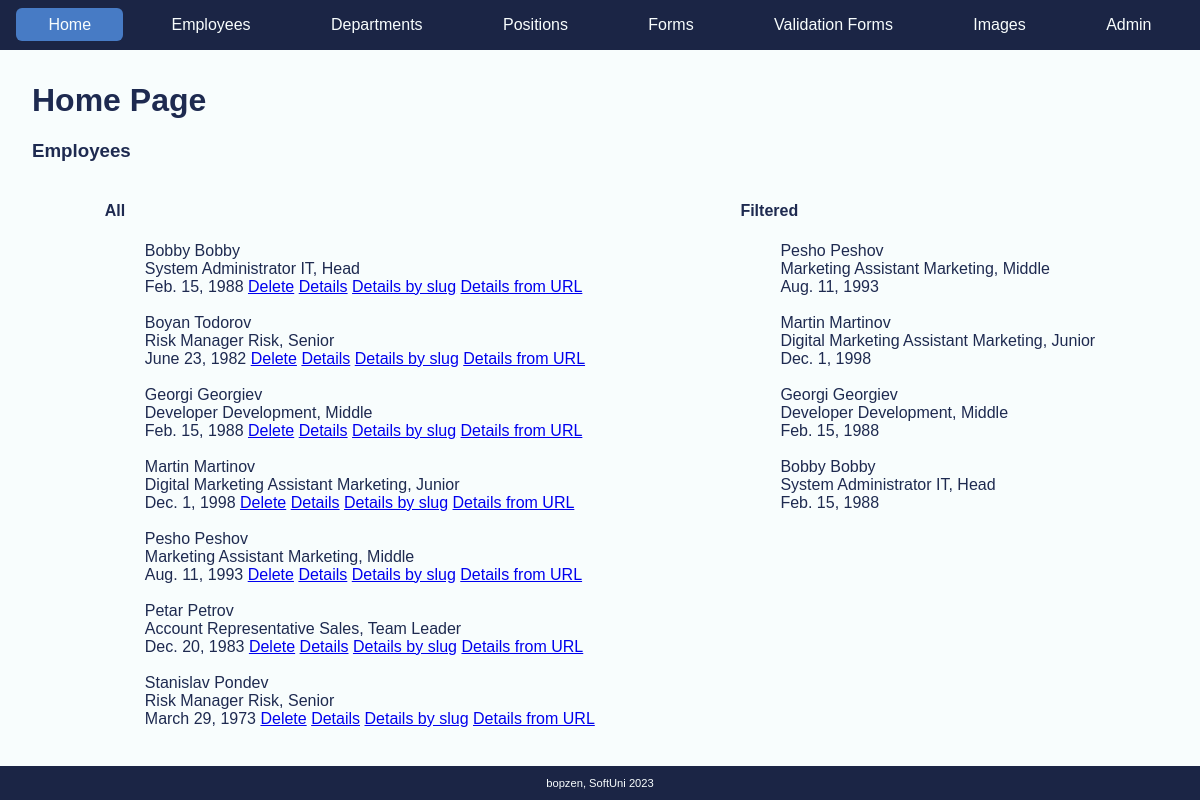
The page / on the database its author committed.
### models_demo/hr/models.py (models this page shows, shortened)
class CreateUpdateMixin(models.Model):
    class Meta:
        abstract = True
    created_on = models.DateTimeField(auto_now_add=True)
    updated_on = models.DateTimeField(auto_now=True)

class Employee(CreateUpdateMixin, models.Model):
    class Meta:
        ordering = ['first_name']
    first_name = models.CharField(max_length=30)
    last_name = models.CharField(max_length=40)
    email_address = models.EmailField(unique=True)
    birth_date = models.DateField()
    works_full_time = models.BooleanField()
    city = models.ForeignKey(to=Location, on_delete=models.RESTRICT)
    department = models.ForeignKey(to=Department, on_delete=models.RESTRICT, null=True, blank=True)
    position = models.ForeignKey(to=Position, on_delete=models.RESTRICT, null=True, blank=True)
    job_level = models.ForeignKey(to=JobLevel, on_delete=models.RESTRICT, null=True, blank=True)
    project = models.ManyToManyField(Project)
    slug = models.SlugField(unique=True)
    def get_absolute_url(self):
        return reverse('details-employee', kwargs={'pk': self.pk})

class Position(CreateUpdateMixin, models.Model):
    position_name = models.CharField(max_length=50)
    department = models.ForeignKey(to=Department, on_delete=models.RESTRICT)
    def __str__(self):
        return f'{self.position_name}'

class Department(CreateUpdateMixin, models.Model):
    department_name = models.CharField(max_length=50)
    def __str__(self):
        return f'{self.department_name}'

class JobLevel(CreateUpdateMixin, models.Model):
    level_name = models.CharField(max_length=20)
    def __str__(self):
        return f'{self.level_name}'

### models_demo/hr/views.py (the view)
# urls.py: path('', home, name='home'),
def home(request):
    employees = Employee.objects.all()
    employees2 = Employee.objects.filter(birth_date__year__gte=1985)\
        .order_by("-first_name")
    context = {
        'employees': employees,
        'employees2': employees2,
    }
    return render(request, 'index.html', context)

### models_demo/hr/templates/index.html (shortened to what this page needs)
{% extends 'base.html' %}
{% block content %}
<h1>Home Page</h1>
    <div>
        <h3>Employees</h3>
        <div class="info-wrapper">
            {% include 'all-employees.html' %}
            <div>
                <h4>Filtered</h4>
                <ul>
                    {% for employee in employees2 %}
                        <li>
                            {{ employee.first_name }} {{ employee.last_name }}
                            <br>
                            {{ employee.position }} {{ employee.department }}, {{ employee.job_level }}
                            <br>
                            {{ employee.birth_date }}
                        </li>
                        <br>
                    {% endfor %}
                </ul>
            </div>
        </div>
    </div>
{% endblock %}

### models_demo/hr/templates/base.html (shortened to what this page needs)
{% load static %}
<!DOCTYPE html>
<html lang="en">
<head>
    <link rel="stylesheet" href="{% static '/css/style.css' %}">
</head>
<body>
    {% include 'nav-bar.html' %}
    <main>
    {% block content %}
    {% endblock %}
    </main>
    {% include 'footer.html' %}
</body>
</html>

### models_demo/hr/templates/nav-bar.html
<header>
    <nav>
        <ul>
        {% url 'home' as url %}
            <li><a href="{{ url }}" class="{% if request.path == url %}active{% endif %}">Home</a></li>
        {% url 'show-employees' as url %}
            <li><a href="{{ url }}" class="{% if request.path == url %}active{% endif %}">Employees</a></li>
        {% url 'show-departments' as url %}
            <li><a href="{{ url }}" class="{% if request.path == url %}active{% endif %}">Departments</a></li>
        {% url 'show-positions' as url %}
            <li><a href="{{ url }}" class="{% if request.path == url %}active{% endif %}">Positions</a></li>
        {% url 'show-forms' as url %}
            <li><a href="{{ url }}" class="{% if request.path == url %}active{% endif %}">Forms</a></li>
        {% url 'show-validation-forms' as url %}
            <li><a href="{{ url }}" class="{% if request.path == url %}active{% endif %}">Validation Forms</a></li>
        {% url 'show-upload-image' as url %}
            <li><a href="{{ url }}" class="{% if request.path == url %}active{% endif %}">Images</a></li>
        <li><a href="http://127.0.0.1:8000/admin/" target="_blank">Admin</a></li>
        </ul>
    </nav>
</header>

### models_demo/hr/templates/all-employees.html
<div>
    <h4>All</h4>
    <ul>
        {% for employee in employees %}
            <li>
                {{ employee.first_name }} {{ employee.last_name }}
                <br>
                {{ employee.position }} {{ employee.department }}, {{ employee.job_level }}
                <br>
                {{ employee.birth_date }}
                <a href="{% url 'delete-employee' pk=employee.pk %}">Delete</a>
                <a href="{% url 'details-employee' pk=employee.pk %}">Details</a>
                <a href="{% url 'details-by-slug-employee' slug=employee.slug%}">Details by slug</a>
                <a href="{{ employee.get_absolute_url }}">Details from URL</a>
            </li>
            <br>
        {% endfor %}
    </ul>
</div>

### models_demo/hr/templates/footer.html
<footer>
    <p>bopzen, SoftUni 2023</p>
</footer>

### static/css/style.css (style rules this page uses)
body { background: #f8fdfd; font-family: Verdana, sans-serif; color: rgba(26, 38, 77, 0.98); box-sizing: border-box; margin: 0; padding: 0; }
main { margin: 2rem; }
header, footer { background: rgba(23, 33, 66, 0.98); color: #f8fdfd; }
header { width: 100%; height: 50px; display: flex; flex-direction: column; justify-content: center; }
footer { width: 100%; position: fixed; bottom: 0; text-align: center; font-size: 0.7rem; }
header nav { justify-self: center; }
.active { background: #477bc5; border-radius: 6px; }
header nav ul { display: flex; justify-content: space-evenly; margin: 0; padding: 0; }
header nav ul li a { padding: 0.5rem 2rem; text-decoration: none; color: #f8fdfd; }
li { list-style-type: none; }
.info-wrapper { display: flex; justify-content: space-around; }

### rows shown on the page
Employee: first_name "Bobby", last_name "Bobby", position "System Administrator", department "IT", job_level "Head", birth_date "Feb. 15, 1988"
Employee: first_name "Boyan", last_name "Todorov", position "Risk Manager", department "Risk", job_level "Senior", birth_date "June 23, 1982"
Employee: first_name "Georgi", last_name "Georgiev", position "Developer", department "Development", job_level "Middle", birth_date "Feb. 15, 1988"
Employee: first_name "Martin", last_name "Martinov", position "Digital Marketing Assistant", department "Marketing", job_level "Junior", birth_date "Dec. 1, 1998"
Employee: first_name "Pesho", last_name "Peshov", position "Marketing Assistant", department "Marketing", job_level "Middle", birth_date "Aug. 11, 1993"
Employee: first_name "Petar", last_name "Petrov", position "Account Representative", department "Sales", job_level "Team Leader", birth_date "Dec. 20, 1983"
Employee: first_name "Stanislav", last_name "Pondev", position "Risk Manager", department "Risk", job_level "Senior", birth_date "March 29, 1973"
